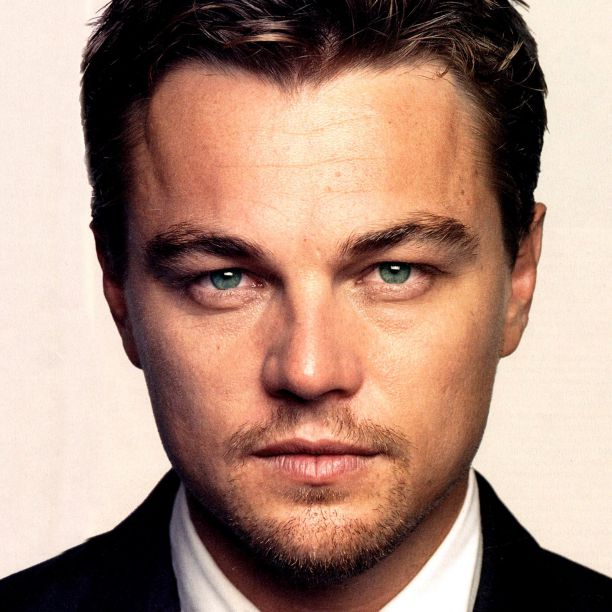
#> input picture Image to Pencil Sketch with Python/image.jpg, 612 x 612 px
$ jupyter execute 'Image to pencil sketch.ipynb'
#> lines starting #> are read from the running program, lines starting #| are printed output that depends on the picture
## LetsGrowMore Virtual Internship Program

### ----------August 2021--------Data Science-----------------

### Name: Sayantan Bhattacharyya

#### 1.1 Importing the required modules

[cell 1]
import cv2
import matplotlib.pyplot as plt
import numpy as np

#### 1.2 Reading the image

[cell 2]
image = cv2.imread("image.jpg")
#> image is the input picture: shape (612, 612, 3); mean B, G, R 121.2, 136.7, 169.5
while True:
    cv2.imshow("Input Image--Press ESC to exit", image)
    if cv2.waitKey(2) == 27:
#> (key Esc is pressed here)
      break
# Window shown waits for ESC key pressing event
cv2.destroyAllWindows()

#### 1.3 Analyzing the image

[cell 3]
image.shape
#> Out = (612, 612, 3)

[cell 4]
image = cv2.cvtColor(image, cv2.COLOR_BGR2RGB)

pixels = np.array(image)

plt.imshow(pixels)
plt.show()

#### 1.4 Grey Scaling the image

[cell 5]
gray_img = cv2.cvtColor(image, cv2.COLOR_RGB2GRAY)
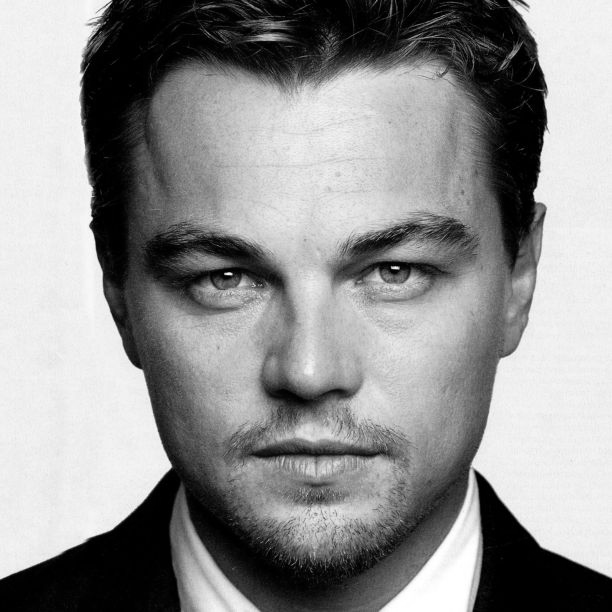
#> gray_img: shape (612, 612); min 0, max 255, mean 144.8

#Showing the gray scaled image
cv2.imshow('Grayscale', gray_img)
cv2.waitKey(0)

# Window shown waits for any key pressing event
cv2.destroyAllWindows()

#### 1.5 Inverting the gray scale image

[cell 6]
inverted_img = 255 - gray_img
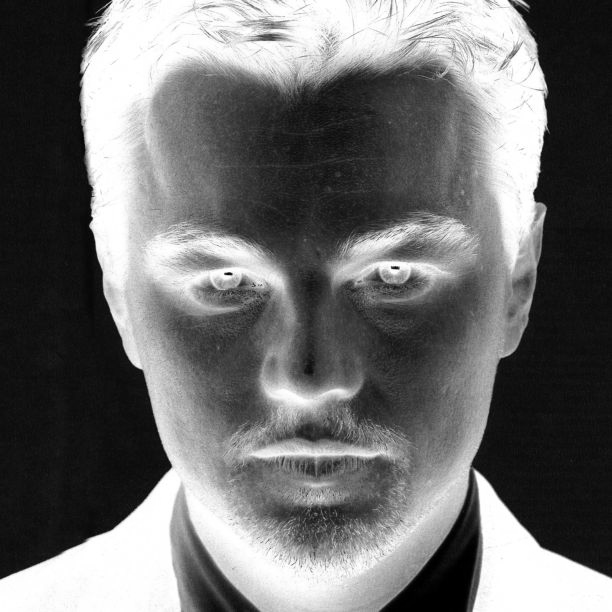
#> inverted_img: shape (612, 612); min 0, max 255, mean 110.2
cv2.imshow("Inverted", inverted_img)
cv2.waitKey(0)
# Window shown waits for any key pressing event
cv2.destroyAllWindows()

#### 1.6 Bluring the image

[cell 7]
blurred = cv2.GaussianBlur(inverted_img, (613, 613), 0)
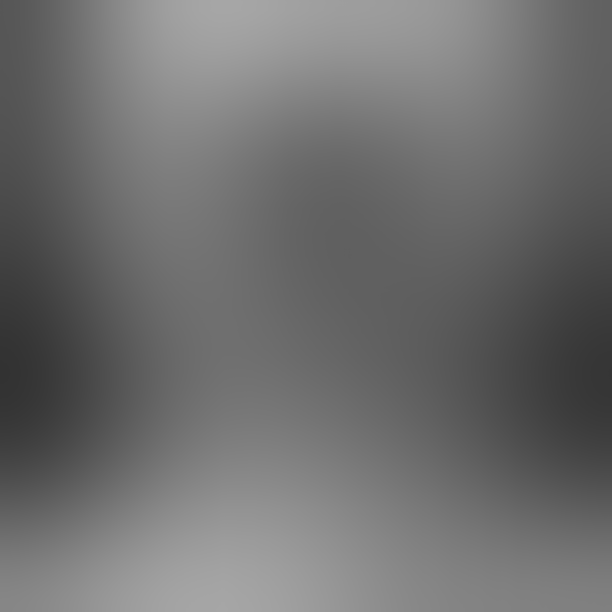
#> blurred: shape (612, 612); min 50, max 166, mean 110.3
cv2.imshow("Blurred", blurred)
cv2.waitKey(0)
# Window shown waits for any key pressing event
cv2.destroyAllWindows()

#### 1.7 Final Result-- Pencil Sketch

[cell 8]
inverted_blurred = 255 - blurred
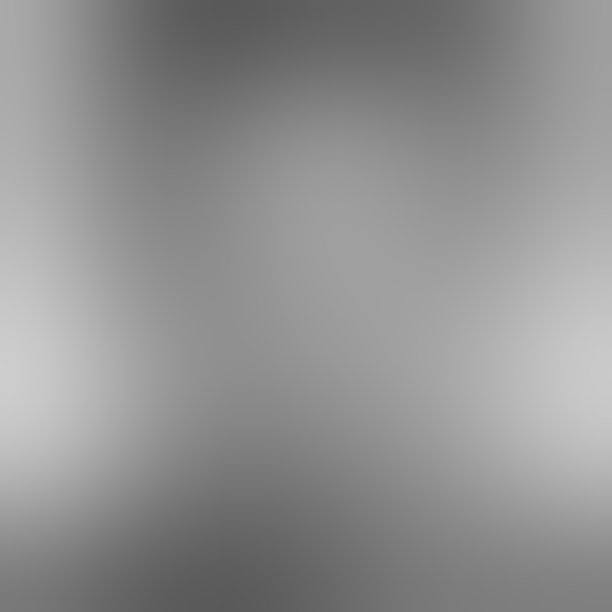
#> inverted_blurred: shape (612, 612); min 89, max 205, mean 144.7
pencil_sketch = cv2.divide(gray_img, inverted_blurred, scale=256.0)
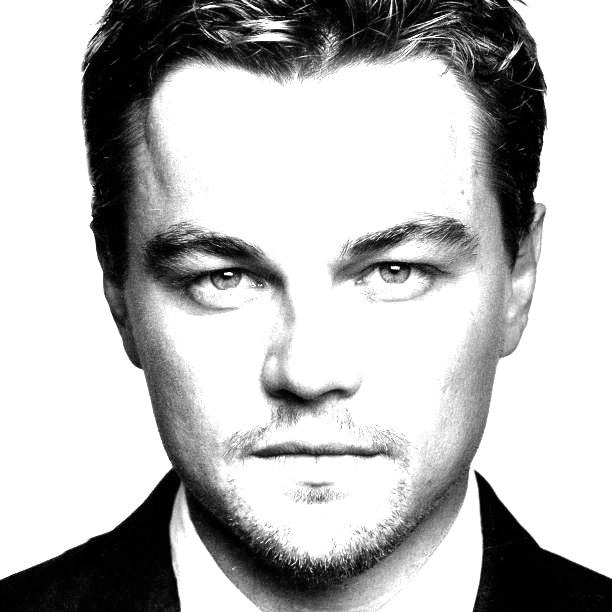
#> pencil_sketch: shape (612, 612); min 0, max 255, mean 186.3
cv2.imshow("Sketch", pencil_sketch)
cv2.waitKey(0)
# Window shown waits for any key pressing event
cv2.destroyAllWindows()
